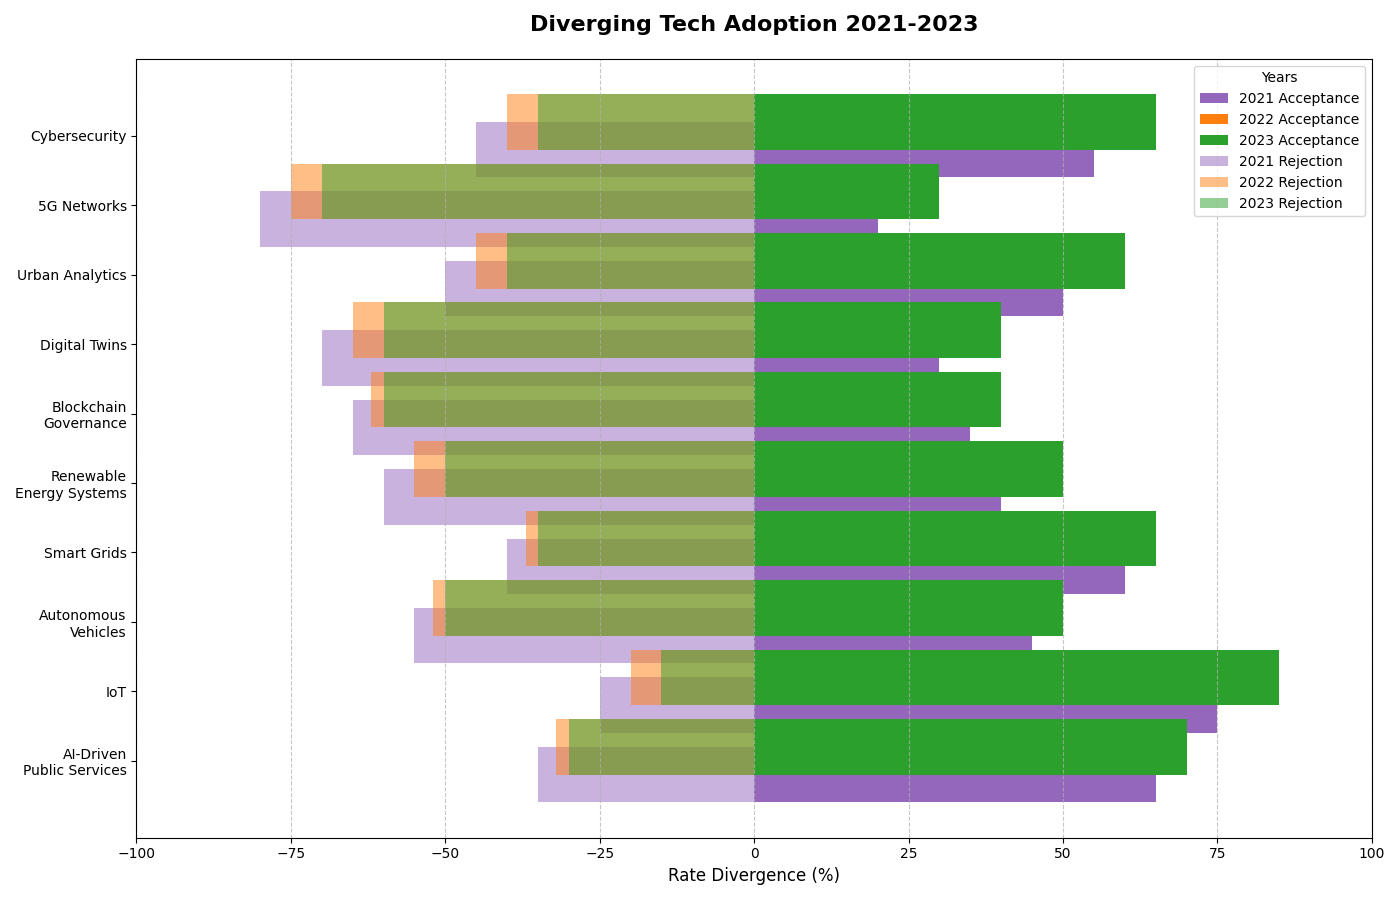

Here is the Python script that generated this plot:
import matplotlib.pyplot as plt
import numpy as np

tech_labels = [
    'AI-Driven\nPublic Services', 'IoT', 'Autonomous\nVehicles',
    'Smart Grids', 'Renewable\nEnergy Systems', 'Blockchain\nGovernance',
    'Digital Twins', 'Urban Analytics', '5G Networks', 'Cybersecurity'
]

adoption_data = {
    '2021': np.array([65, 75, 45, 60, 40, 35, 30, 50, 20, 55]),
    '2022': np.array([68, 80, 48, 63, 45, 38, 35, 55, 25, 60]),
    '2023': np.array([70, 85, 50, 65, 50, 40, 40, 60, 30, 65])
}

max_val = 100
inverse_data = {year: max_val - rates for year, rates in adoption_data.items()}

fig, ax = plt.subplots(figsize=(14, 9))

# Define shuffled colors
colors = ['tab:purple', 'tab:orange', 'tab:green']

y_pos = np.arange(len(tech_labels))
for i, (year, rates) in enumerate(adoption_data.items()):
    ax.barh(y_pos - 0.2 if year == '2021' else y_pos + 0.2, rates, align='center', label=f'{year} Acceptance', color=colors[i])

for i, (year, inverse) in enumerate(inverse_data.items()):
    ax.barh(y_pos - 0.2 if year == '2021' else y_pos + 0.2, -inverse, align='center', label=f'{year} Rejection', alpha=0.5, color=colors[i])

ax.set_xlim(-max_val, max_val)

ax.set_yticks(y_pos)
ax.set_yticklabels(tech_labels)
ax.set_xlabel('Rate Divergence (%)', fontsize=12)
ax.set_title('Diverging Tech Adoption 2021-2023', fontsize=16, fontweight='bold', pad=20)

ax.xaxis.grid(True, linestyle='--', alpha=0.7)
ax.legend(loc='upper right', fontsize=10, title='Years')

plt.tight_layout()
plt.show()
